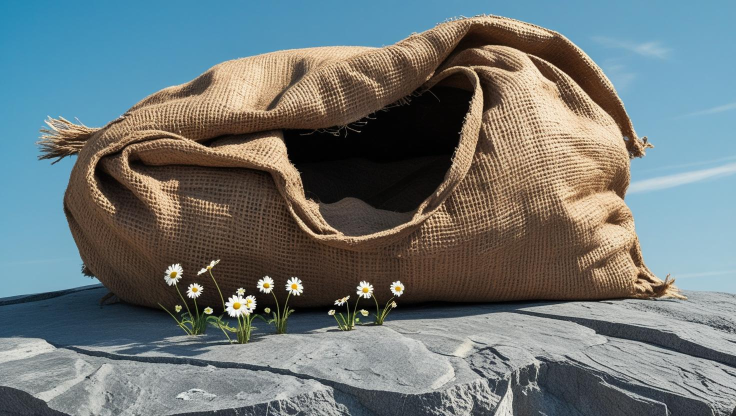
#> input picture images/img1.jpg, 1472 x 832 px (shown at 1/2 size); its folder holds 4 pictures in this run
$ python image_resizer.py
#> lines starting #> are read from the running program, lines starting #| are printed output that depends on the picture
# Task-7
# Image Resizer Tool
# Author: Bineesha K P
# Date: 03-07-2025

import os
from PIL import Image

input_folder = "images"            # Folder containing original images
output_folder = "resized_images"   # Folder to save resized images

new_size = (300, 300)
os.makedirs(output_folder, exist_ok=True)
supported_ext = (".jpg", ".jpeg", ".png", ".bmp", ".gif")

image_files = [f for f in os.listdir(input_folder)
               if f.lower().endswith(supported_ext)]

# Check if image folder is empty
if not image_files:
    print("No images found!.")
    exit()
else:
    for filename in image_files:
        img_path = os.path.join(input_folder, filename)
        try:
            with Image.open(img_path) as img:
#> img is the input picture: PIL image 1472x832 RGB; mean R, G, B 109.6, 118.6, 118.9
                resized_img = img.resize(new_size)
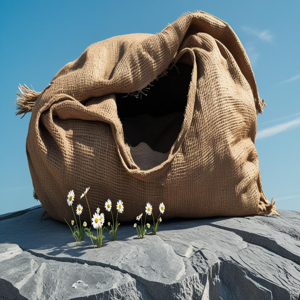
#> resized_img: PIL image 300x300 RGB; mean R, G, B 109.6, 118.6, 118.9
                output_path = os.path.join(output_folder, filename)
                resized_img.save(output_path)
                print(f" Resized and saved: {output_path}")
        except Exception as e:
            print(f"Error in processing {filename}: {e}")
#> pass 2 of the loop `for filename in image_files:`:
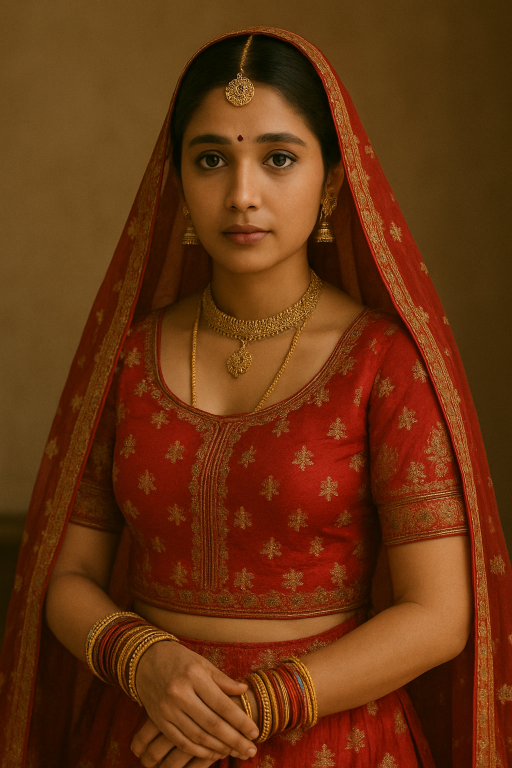
#> input picture images/img2.png, 1024 x 1536 px (shown at 1/2 size)
#> img is the input picture: PIL image 1024x1536 RGB; mean R, G, B 103.2, 51, 17
#> `resized_img = img.resize(new_size)`:
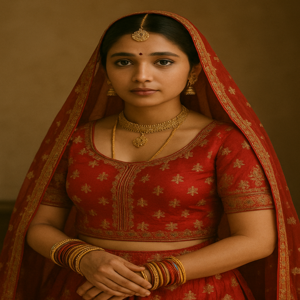
#> resized_img: PIL image 300x300 RGB; mean R, G, B 103.2, 51, 17
#> pass 3 of the loop `for filename in image_files:`:
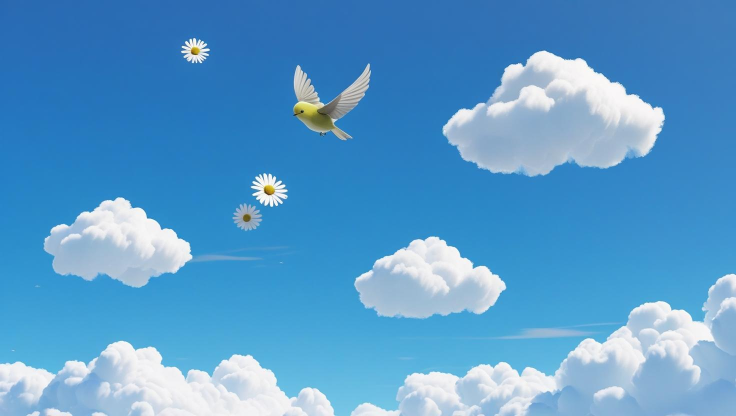
#> input picture images/img3.jpg, 1472 x 832 px (shown at 1/2 size)
#> img is the input picture: PIL image 1472x832 RGB; mean R, G, B 88.5, 154.7, 203.9
#> `resized_img = img.resize(new_size)`:
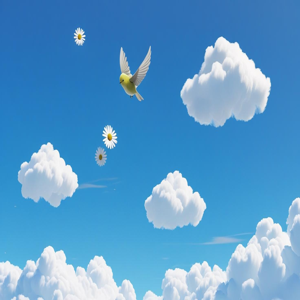
#> resized_img: PIL image 300x300 RGB; mean R, G, B 88.5, 154.7, 203.9
#> the loop made 4 passes; the first 3 are shown
print(" All images resized successfully.")
